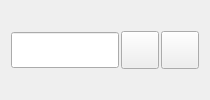
          <widget class="QWidget" name="pageConsultation">
           <attribute name="title">
            <string>Cons&amp;ultation</string>
           </attribute>
           <layout class="QHBoxLayout" name="horizontalLayout">
            <property name="spacing">
             <number>2</number>
            </property>
            <item>
             <widget class="QLineEdit" name="zoneTexteConsultation">
              <property name="maximumSize">
               <size>
                <width>16777215</width>
                <height>36</height>
               </size>
              </property>
             </widget>
            </item>
            <item>
             <widget class="QToolButton" name="boutonConsulter">
              <property name="maximumSize">
               <size>
                <width>38</width>
                <height>38</height>
               </size>
              </property>
              <property name="toolTip">
               <string>Consulter</string>
              </property>
              <property name="icon">
               <iconset resource="ressources.qrc">
                <normaloff>:/icones/I like Ghostace Killah. He's a top notch emcee and we share the same birthday..png</normaloff>:/icones/I like Ghostace Killah. He's a top notch emcee and we share the same birthday..png</iconset>
              </property>
              <property name="iconSize">
               <size>
                <width>32</width>
                <height>32</height>
               </size>
              </property>
             </widget>
            </item>
            <item>
             <widget class="QToolButton" name="boutonModeConsultation">
              <property name="maximumSize">
               <size>
                <width>38</width>
                <height>38</height>
               </size>
              </property>
              <property name="icon">
               <iconset resource="ressources.qrc">
                <normaloff>:/icones/U.B.K. Eternal Sledge Hammer.png</normaloff>:/icones/U.B.K. Eternal Sledge Hammer.png</iconset>
              </property>
              <property name="iconSize">
               <size>
                <width>32</width>
                <height>32</height>
               </size>
              </property>
              <property name="popupMode">
               <enum>QToolButton::InstantPopup</enum>
              </property>
             </widget>
            </item>
           </layout>
          </widget>
